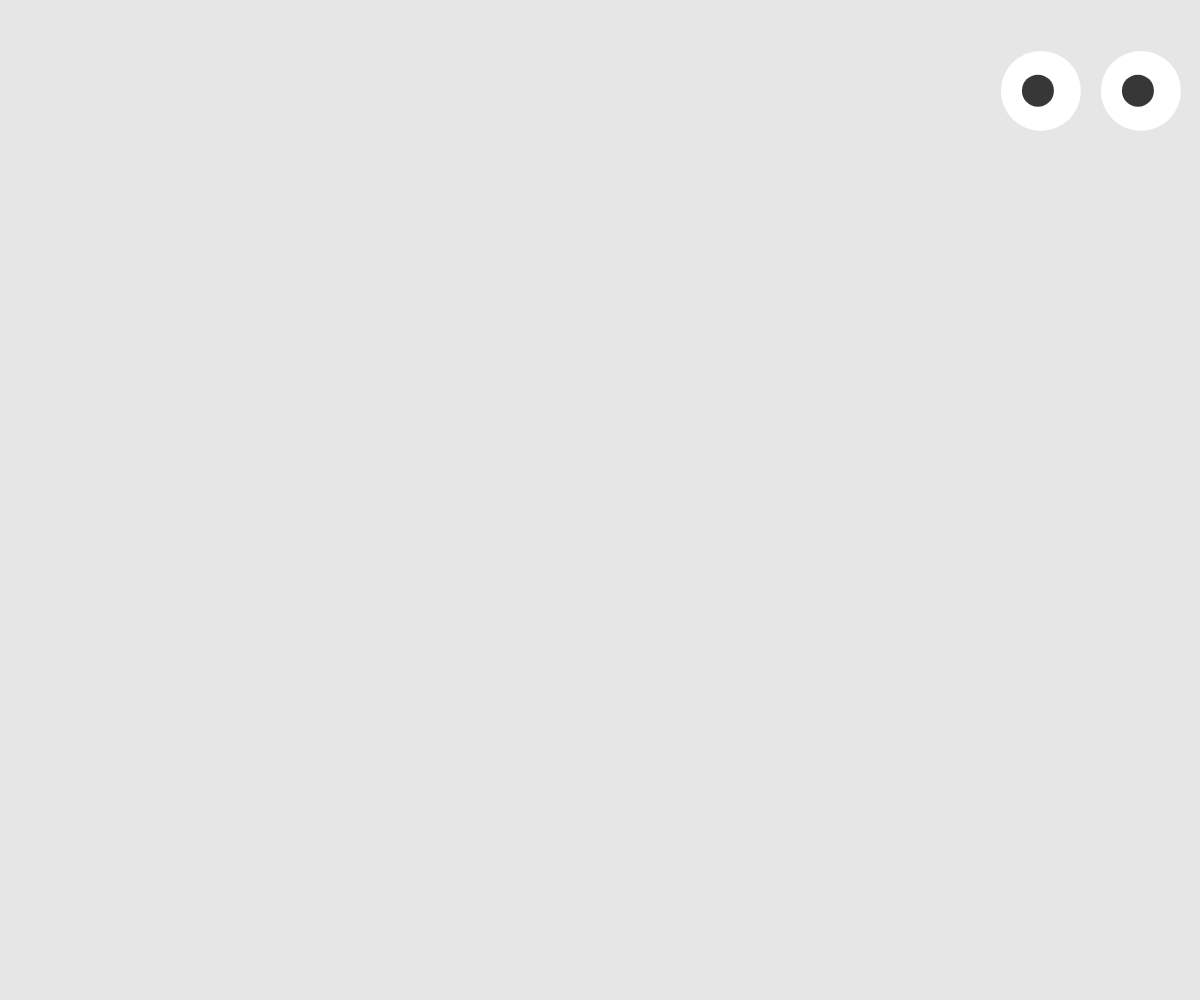
Frame 1 (no input)
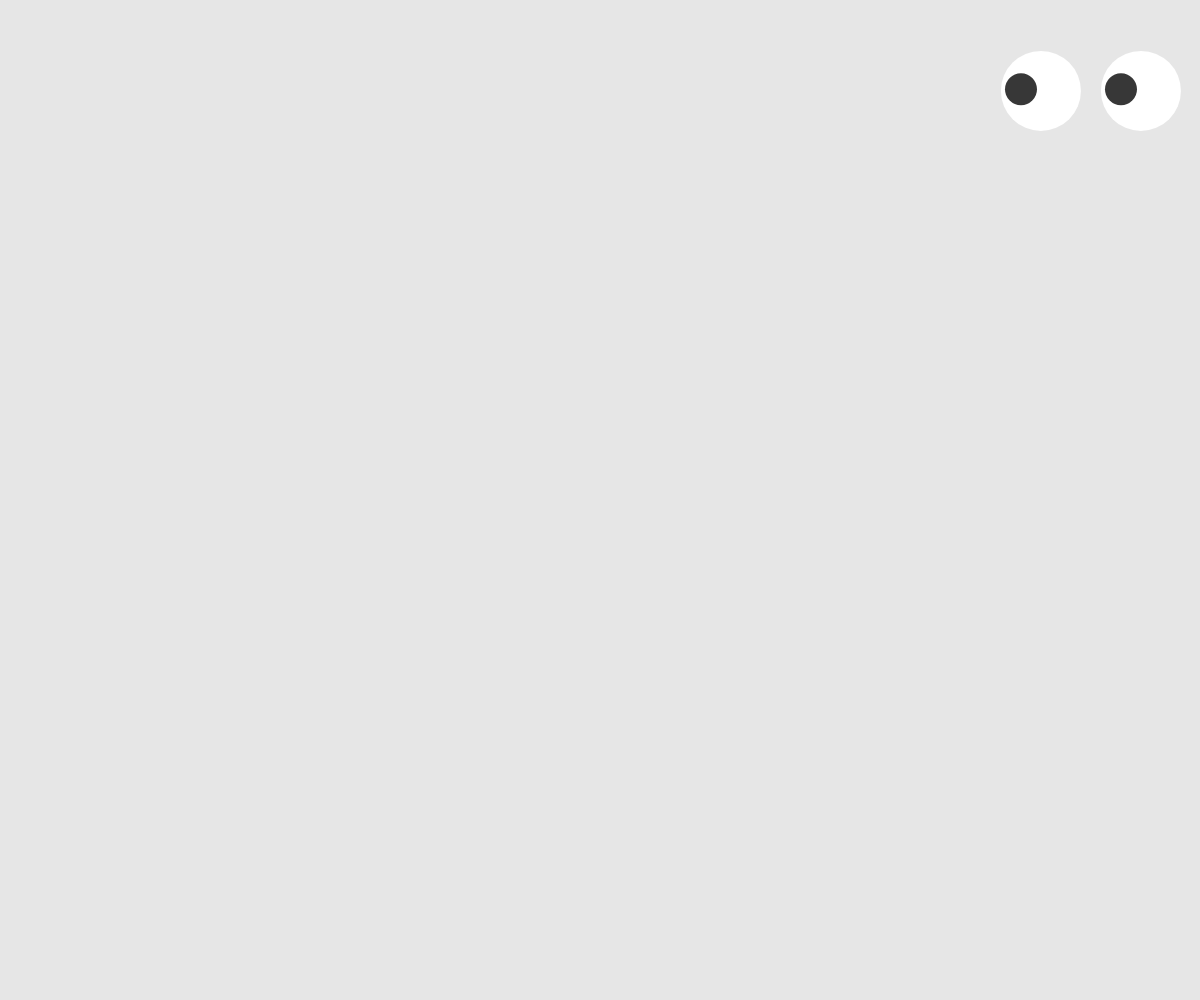
Frame 60 (no input)
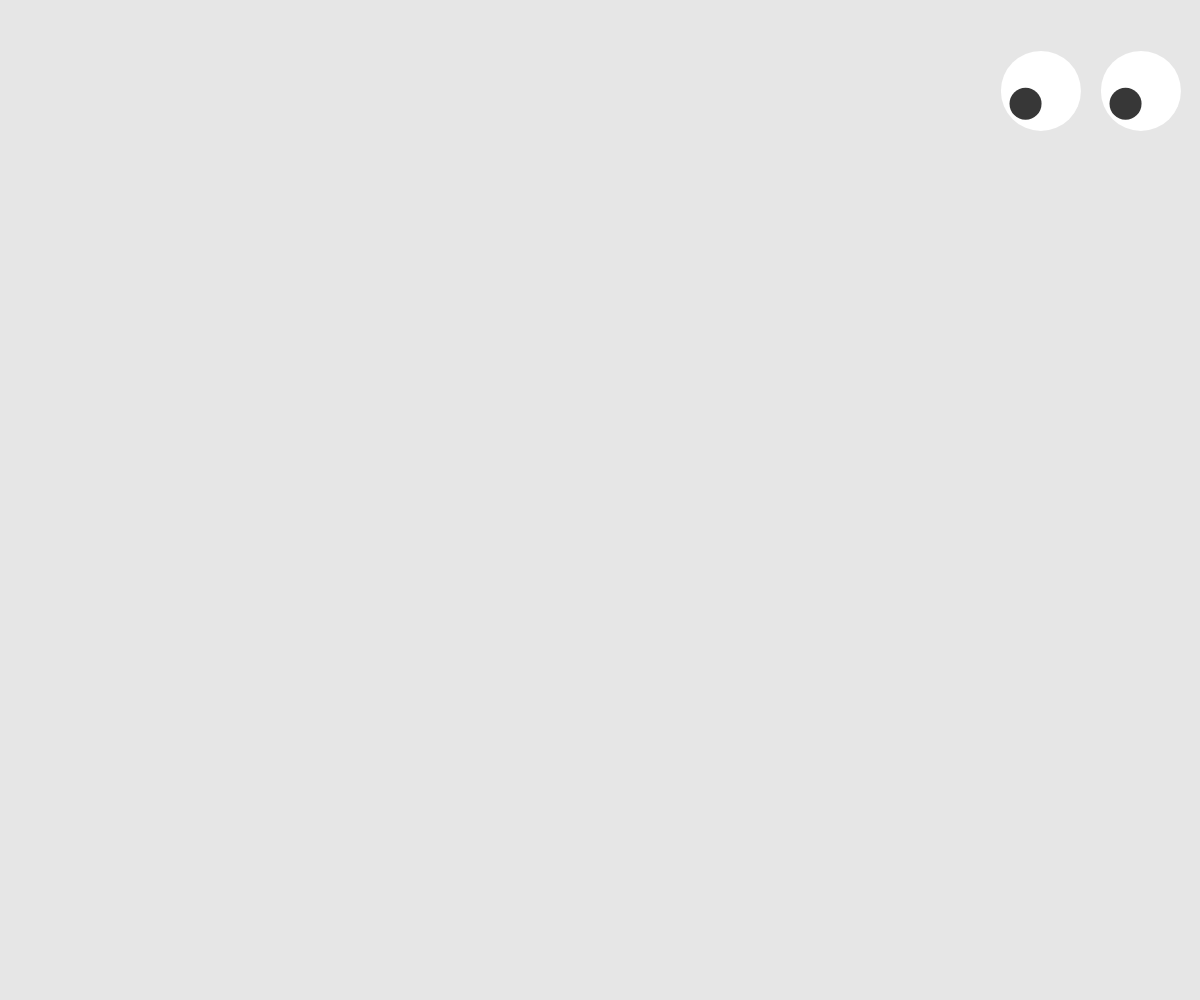
Frame 120 (the mouse pressed at the canvas centre since frame 60)

The p5.js sketch that drew these frames (run headless with seeded random() and noise() and a simulated clock; from frame 60 on, the mouse is pressed at the canvas centre):

// p5.js sketch
// ── sketch.js
let eyes = [];
let bgColor;

function setup() {
  createCanvas(windowWidth, windowHeight);
  bgColor = color(230);

  let y = height / 11;
  let gap = 50;

  eyes.push(new Eye(width / 11 * 10 - gap, y, 80));
  eyes.push(new Eye(width / 11 * 10 + gap, y, 80));
}

function draw() {
  background(bgColor);

  // ---- 計算兩眼中心 ----
  let centerX = (eyes[0].x + eyes[1].x) / 2;
  let centerY = eyes[0].y;

  // ---- 距離 ----
  let dx = mouseX - centerX;
  let dy = mouseY - centerY;
  let distMouse = sqrt(dx * dx + dy * dy);

  // ---- 閉眼區域 ----
  let closeThreshold = 80;
  let shouldClose = distMouse < closeThreshold;

  // ---- 計算方向（正常 = 看滑鼠，害羞 = 反方向） ----
  let angle = atan2(dy, dx);

  // 正常方向
  let normalX = cos(angle);
  let normalY = sin(angle);

  // 害羞方向（反方向）
  let shyX = -normalX;
  let shyY = -normalY;

  // ---- 混合比例（越近越害羞） ----
  let shyAmount = constrain(map(distMouse, 80, width / 2, 1, 0), 0, 1);

  // 混合後方向
  let lookX = lerp(normalX, shyX, shyAmount);
  let lookY = lerp(normalY, shyY, shyAmount);

  // ---- 更新眼睛 ----
  for (let e of eyes) {
    e.update(shouldClose, lookX, lookY);
    e.draw();
  }
}


class Eye {
  constructor(x, y, size) {
    this.x = x;
    this.y = y;
    this.size = size;

    this.lookX = 0;
    this.lookY = 0;

    this.lid = 0; // 0 = open, 1 = closed
  }

  update(close, targetX, targetY) {
    // 平滑眼皮
    let targetLid = close ? 1 : 0;
    this.lid = lerp(this.lid, targetLid, 0.25);

    // 閉眼時瞳孔回中心
    if (close) {
      this.lookX = lerp(this.lookX, 0, 0.1);
      this.lookY = lerp(this.lookY, 0, 0.1);
    } else {
      // 正常看方向
      this.lookX = lerp(this.lookX, targetX, 0.15);
      this.lookY = lerp(this.lookY, targetY, 0.15);
    }
  }

  draw() {
    push();
    translate(this.x, this.y);

    // ===== 眼白 =====
    noStroke();
    fill(255);
    ellipse(0, 0, this.size);

    // ===== 瞳孔（閉眼時會淡出） =====
    let pupilAlpha = map(1 - this.lid, 0, 1, 50, 200);
    fill(0, pupilAlpha);

    let offset = this.size * 0.25;
    let px = this.lookX * offset;
    let py = this.lookY * offset;

    ellipse(px, py, this.size * 0.4);

    // ===== 眼皮（上往下蓋 / 下往上打開） =====
    noStroke();
    fill(bgColor);

    let lidHeight = this.size * this.lid;

    // 上眼皮：從上往下蓋
    rectMode(CENTER);
    rect(0, -this.size / 2 + lidHeight / 2, this.size, lidHeight);

    pop();
  }
}
